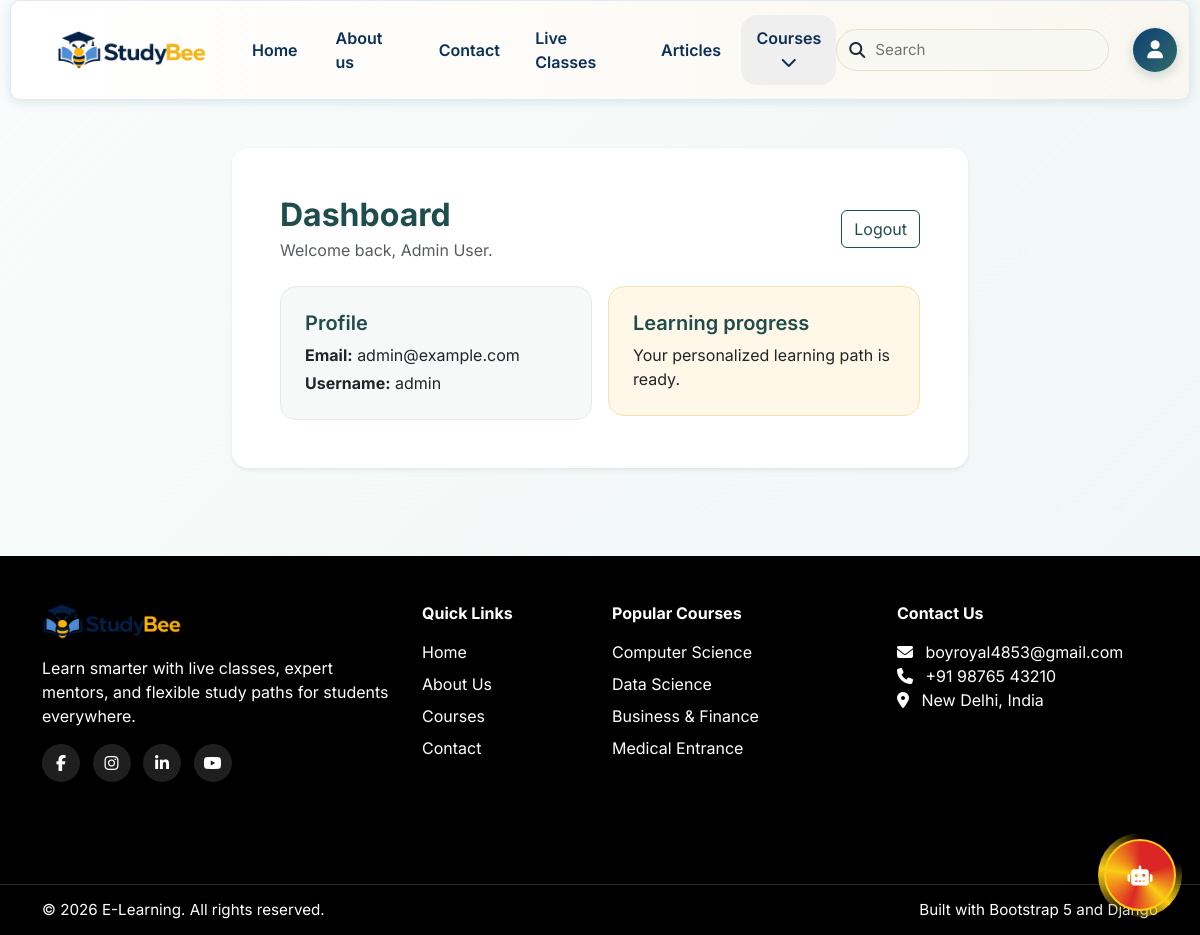
Page /dashboard/ (signed in) on the committed database.
### studybee/models.py (models this page shows, shortened)
class CustomUser(AbstractUser):
    full_name = models.CharField(max_length=150)
    email = models.EmailField(unique=True)
    mobile_no = models.CharField(max_length=15, blank=True)
    dob = models.DateField(null=True, blank=True)
    address = models.CharField(max_length=255, blank=True)
    alternate_mobile_no = models.CharField(max_length=15, blank=True)
    profile_image = models.ImageField(upload_to='profile_images/', blank=True, null=True)
    gender = models.CharField(max_length=10, blank=True)
    is_email_verified = models.BooleanField(default=False)
    USERNAME_FIELD = 'email'
    REQUIRED_FIELDS = ['username', 'full_name']

### studybee/views.py (the view)
# urls.py: path('dashboard/', dashboard, name='dashboard'),
@login_required(login_url='login')
def dashboard(request):
    return render(request, 'auth/dashboard.html', {'user': request.user})

### studybee/context_processors.py (called while the page is built)
def navbar_courses(request):
    return {
        'navbar_courses': Course.objects.all().order_by('category', 'title')[:12]
    }

### templates/auth/dashboard.html
{% extends 'base.html' %}
{% block content %}
<div class="container py-5">
  <div class="row justify-content-center">
    <div class="col-lg-8">
      <div class="card shadow-sm border-0 rounded-4">
        <div class="card-body p-4 p-md-5">
          <div class="d-flex justify-content-between align-items-center mb-4">
            <div>
              <h2 class="fw-bold mb-1" style="color: #1f4d4d;">Dashboard</h2>
              <p class="text-muted mb-0">Welcome back, {{ user.full_name|default:user.username }}.</p>
            </div>
            <a href="{% url 'logout' %}" class="btn btn-outline" style="border-color: #1f4d4d; color: #1f4d4d;">Logout</a>
          </div>
          <div class="row g-3">
            <div class="col-md-6">
              <div class="p-4 rounded-4" style="background: #f6f9f7; border: 1px solid #e4ece9;">
                <h5 class="fw-semibold" style="color: #1f4d4d;">Profile</h5>
                <p class="mb-1"><strong>Email:</strong> {{ user.email }}</p>
                <p class="mb-0"><strong>Username:</strong> {{ user.username }}</p>
              </div>
            </div>
            <div class="col-md-6">
              <div class="p-4 rounded-4" style="background: #fff8e8; border: 1px solid #f4e2b1;">
                <h5 class="fw-semibold" style="color: #1f4d4d;">Learning progress</h5>
                <p class="mb-0">Your personalized learning path is ready.</p>
              </div>
            </div>
          </div>
        </div>
      </div>
    </div>
  </div>
</div>
{% endblock %}

### static/css/style.css (style rules this page uses)
:root { --primary: #0f3f72; --primary-dark: #0b2f55; --primary-soft: #dfeeff; --accent: #f7b800; --accent-soft: #fff3c4; --text: #1f2937; --muted: #5c6d7d; --surface: #ffffff; --border: #dfeaf5; --shadow: rgba(15, 63, 114, 0.12); --brand-blue: #0f3f72; --brand-blue-dark: #0b2f55; --brand-gold: #f7b800; --brand-gold-soft: #fff5d6; }
* { box-sizing: border-box; }
body { margin: 0; font-family: 'Inter', Arial, sans-serif; background: linear-gradient(135deg, #f9fcfb 0%, #eef6f5 100%); color: var(--text); }
.card { background: #ffffff; }

### static/css/live-class.css (style rules this page uses)
:root { --live-primary: #0f3f72; --live-primary-dark: #0b2f55; --live-gold: #f7b800; --live-gold-soft: #fff3c4; --live-surface: #ffffff; --live-soft: #edf5ff; --live-muted: #5f6f83; --live-border: rgba(15, 63, 114, 0.12); --live-danger: #e53935; --live-success: #178a57; --live-warning: #f59e0b; }

### static/css/articles.css (style rules this page uses)
:root { --article-blue: #102f5c; --article-blue-soft: #edf4ff; --article-gold: #f7b800; --article-gold-soft: #fff4cb; --article-text: #1f2937; --article-muted: #5f6f82; --article-border: rgba(16, 47, 92, 0.12); --article-card-shadow: rgba(16, 47, 92, 0.12); }

### rows in the picture
CustomUser: full_name "Admin User", email "admin@example.com", username "admin"
